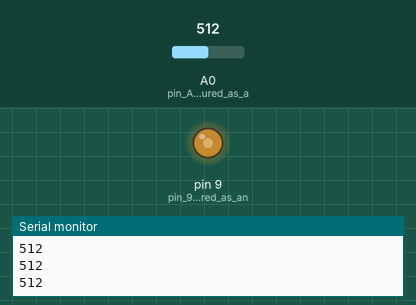
This sketch was run on a simulated Arduino Uno, built with avr-gcc and run on an emulated ATmega328P. Parts: output pins drawn as LEDs (lit = HIGH), the last lines printed to the serial monitor. The test bench sets the inputs (shaded band); at power-on: A0 (pin_A0_is_configured_as_a) = 512.

Above: at 1.2 s.
1.3 s: A0 (pin_A0_is_configured_as_a) set to 716
At 2.1 s:
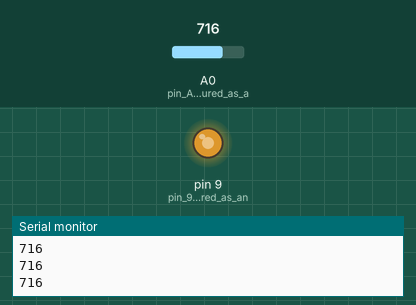
2.8 s: A0 (pin_A0_is_configured_as_a) set to 900
At 3.4 s:
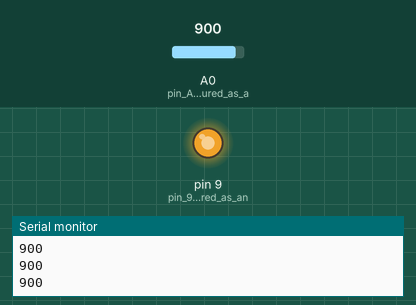
4.3 s: A0 (pin_A0_is_configured_as_a) set to 122
At 4.8 s:
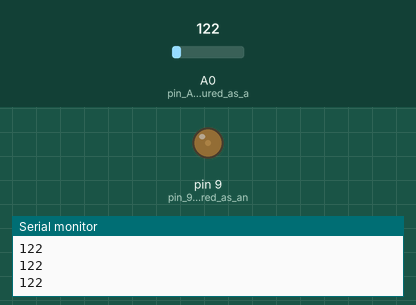
5.8 s: A0 (pin_A0_is_configured_as_a) set to 0
At 6.1 s:
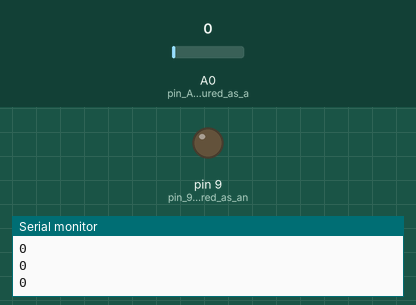
7.3 s: A0 (pin_A0_is_configured_as_a) set to 511
At 8.6 s:
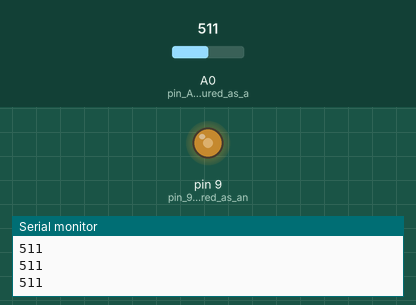
Timing chart, 0 to 9.8 s (numbered marks = the images above; inputs shaded):
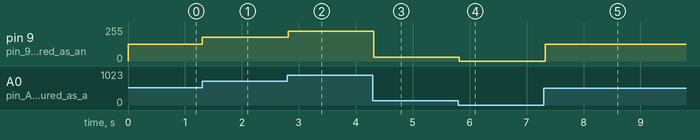

Measured:
- after the input at 1.3 s, pin 9 (pin_9_is_configured_as_an): 127/255 → 178/255 at once
- after the input at 2.8 s, pin 9 (pin_9_is_configured_as_an): 178/255 → 224/255 at once
- after the input at 4.3 s, pin 9 (pin_9_is_configured_as_an): 224/255 → 30/255 at once
- after the input at 5.8 s, pin 9 (pin_9_is_configured_as_an): 30/255 → 0/255 at once
- after the input at 7.3 s, pin 9 (pin_9_is_configured_as_an): 0/255 → 127/255 at once

The sketch:

photoresister_sensor.ino
```cpp
int sensorValue = 0; // declear variable

void setup()
{

    pinMode(A0, INPUT); // pin A0 is configured as an input
    pinMode(9, OUTPUT); // pin 9 is configured as an output
    Serial.begin(9600); // bound rate argument(what speed to communicate),in this case 9600 bits per seconds
}
void loop()
{

    // read the value from sensor
    sensorValue = analogRead(A0);
    // print the sensor reading
    Serial.println(sensorValue);
    // map the sensor reading to a range for LED
    analogWrite(9, map(sensorValue, 0, 1023, 0, 255));
    delay(100); // wait for 100 milisecond(s)
}
```
